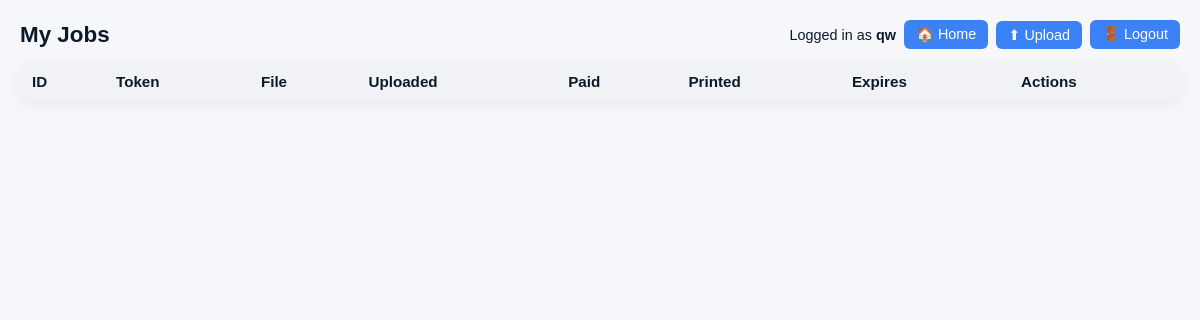
The page /myjobs (signed in) on the database as committed earlier.
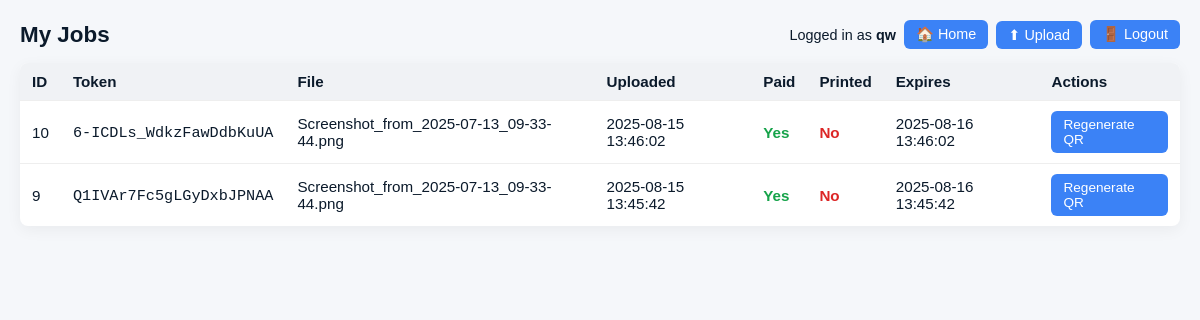
The same page on the database as committed later.
### tables this page shows
CREATE TABLE jobs (
        id INTEGER PRIMARY KEY AUTOINCREMENT,
        token TEXT UNIQUE,
        filename TEXT,
        filepath TEXT,
        uploaded_at INTEGER,
        paid INTEGER DEFAULT 0,
        printed INTEGER DEFAULT 0,
        expires_at INTEGER
    , owner_username TEXT);

### app.py (the view)
@app.route('/myjobs')
@login_required(admin_only=False)
def myjobs():
    username = session.get('user')
    conn = get_db_connection()
    cur = conn.cursor()
    cur.execute(
        'SELECT id, token, filename, uploaded_at, paid, printed, expires_at FROM jobs WHERE owner_username=? ORDER BY uploaded_at DESC',
        (username,)
    )
    rows = cur.fetchall()
    conn.close()
    formatted = []
    for r in rows:
        formatted.append({
            'id': r[0],
            'token': r[1],
            'filename': r[2],
            'uploaded_at': datetime.fromtimestamp(r[3]).strftime("%Y-%m-%d %H:%M:%S"),
            'paid': bool(r[4]),
            'printed': bool(r[5]),
            'expires_at': datetime.fromtimestamp(r[6]).strftime("%Y-%m-%d %H:%M:%S"),
        })
    return render_template('myjobs.html', jobs=formatted)

### app.py (called while the page is built, shortened)
@app.context_processor
def inject_template_globals():
    max_mb = app.config.get('MAX_CONTENT_LENGTH', 0) // (1024 * 1024)
    return {
        "max_file_mb": max_mb,
        "registration_enabled": 'register' in app.view_functions
    }

def get_db_connection():
    conn = sqlite3.connect(DB_PATH)
    conn.row_factory = sqlite3.Row
    return conn

def login_required(admin_only=False):
    def decorator(f):
        @wraps(f)
        def wrapped(*args, **kwargs):
            username = session.get("user")
            if not username:
                if admin_only:
                    return redirect(url_for("admin_login", next=request.path))
                return redirect(url_for("user_login", next=request.path))
            return f(*args, **kwargs)
        return wrapped
    return decorator

### templates/myjobs.html (shortened to what this page needs)
<!doctype html>
<html>
<head>
</head>
<body>
  <div class="top">
    <h2>My Jobs</h2>
    <div class="top-actions">
      <span>Logged in as <strong>{{ session.user }}</strong></span>
      <a href="{{ url_for('index') }}" class="btn-link">🏠 Home</a>
      <a href="{{ url_for('index') }}" class="btn-link">⬆ Upload</a>
      <a href="{{ url_for('logout') }}" class="btn-link">🚪 Logout</a>
    </div>
  </div>
  <table>
    <thead>
      <tr>
        <th>ID</th>
        <th>Token</th>
        <th>File</th>
        <th>Uploaded</th>
        <th>Paid</th>
        <th>Printed</th>
        <th>Expires</th>
        <th>Actions</th>
      </tr>
    </thead>
    <tbody>
      {% for job in jobs %}
      <tr>
        <td>{{ job.id }}</td>
        <td><code>{{ job.token }}</code></td>
        <td>{{ job.filename }}</td>
        <td>{{ job.uploaded_at }}</td>
        <td>{% if job.paid %}<span class="ok">Yes</span>{% else %}<span class="no">No</span>{% endif %}</td>
        <td>{% if job.printed %}<span class="ok">Yes</span>{% else %}<span class="no">No</span>{% endif %}</td>
        <td>{{ job.expires_at }}</td>
        <td>
          {% if not job.printed %}
            <a href="{{ url_for('regenerate_qr', token=job.token) }}" class="btn-qr" target="_blank">Regenerate QR</a>
          {% else %}
            <span>-</span>
          {% endif %}
        </td>
      </tr>
      {% endfor %}
    </tbody>
  </table>
</body>
</html>

Rows that differ between the two databases and show on the page:
added jobs: id "10", token "6-ICDLs_WdkzFawDdbKuUA", filename "Screenshot_from_2025-07-13_09-33-44.png", uploaded_at "2025-08-15 13:46:02", paid "Yes", printed "No", expires_at "2025-08-16 13:46:02"
added jobs: id "9", token "Q1IVAr7Fc5gLGyDxbJPNAA", filename "Screenshot_from_2025-07-13_09-33-44.png", uploaded_at "2025-08-15 13:45:42", paid "Yes", printed "No", expires_at "2025-08-16 13:45:42"
